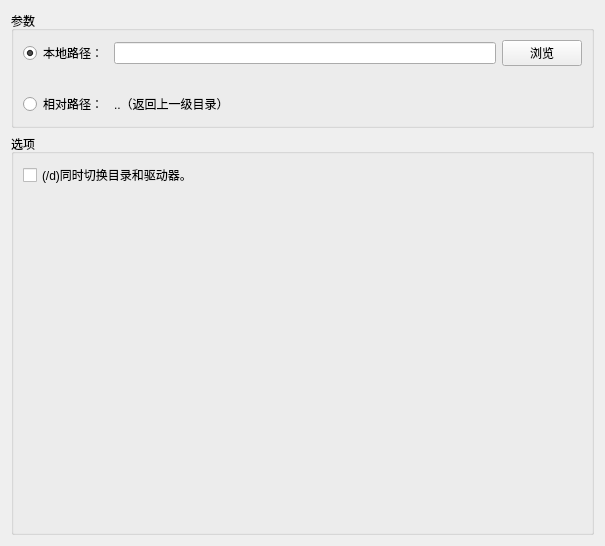
<?xml version="1.0" encoding="UTF-8"?>
<ui version="4.0">
 <class>CdCmdEditor</class>
 <widget class="QWidget" name="CdCmdEditor">
  <property name="geometry">
   <rect>
    <x>0</x>
    <y>0</y>
    <width>605</width>
    <height>546</height>
   </rect>
  </property>
  <property name="windowTitle">
   <string>Form</string>
  </property>
  <layout class="QVBoxLayout" name="verticalLayout">
   <item>
    <widget class="QGroupBox" name="groupBox">
     <property name="title">
      <string>参数</string>
     </property>
     <layout class="QVBoxLayout" name="verticalLayout_2">
      <item>
       <layout class="QGridLayout" name="gridLayout">
        <item row="2" column="1">
         <widget class="QWidget" name="widget_relativePath" native="true">
          <property name="enabled">
           <bool>true</bool>
          </property>
          <layout class="QVBoxLayout" name="verticalLayout_4">
           <property name="leftMargin">
            <number>0</number>
           </property>
           <property name="topMargin">
            <number>0</number>
           </property>
           <property name="rightMargin">
            <number>0</number>
           </property>
           <property name="bottomMargin">
            <number>0</number>
           </property>
           <item>
            <widget class="QLabel" name="label">
             <property name="enabled">
              <bool>true</bool>
             </property>
             <property name="text">
              <string>..（返回上一级目录）</string>
             </property>
            </widget>
           </item>
          </layout>
         </widget>
        </item>
        <item row="2" column="0">
         <widget class="QRadioButton" name="rbtn_relativePath">
          <property name="text">
           <string>相对路径：</string>
          </property>
         </widget>
        </item>
        <item row="0" column="0">
         <widget class="QRadioButton" name="rbtn_localDirpath">
          <property name="text">
           <string>本地路径：</string>
          </property>
          <property name="checked">
           <bool>true</bool>
          </property>
         </widget>
        </item>
        <item row="0" column="1">
         <widget class="QWidget" name="widget_localDirpath" native="true">
          <layout class="QVBoxLayout" name="verticalLayout_5">
           <property name="leftMargin">
            <number>0</number>
           </property>
           <property name="topMargin">
            <number>0</number>
           </property>
           <property name="rightMargin">
            <number>0</number>
           </property>
           <property name="bottomMargin">
            <number>0</number>
           </property>
           <item>
            <layout class="QHBoxLayout" name="horizontalLayout_2">
             <property name="topMargin">
              <number>0</number>
             </property>
             <item>
              <widget class="QLineEdit" name="lineEdit_localDirfilepath"/>
             </item>
             <item>
              <widget class="QPushButton" name="pushButton_selectpath">
               <property name="text">
                <string>浏览</string>
               </property>
              </widget>
             </item>
            </layout>
           </item>
          </layout>
         </widget>
        </item>
        <item row="1" column="1">
         <widget class="QLabel" name="label_warning">
          <property name="styleSheet">
           <string notr="true">color:red;</string>
          </property>
          <property name="text">
           <string/>
          </property>
         </widget>
        </item>
       </layout>
      </item>
     </layout>
    </widget>
   </item>
   <item>
    <widget class="QGroupBox" name="groupBox_2">
     <property name="title">
      <string>选项</string>
     </property>
     <layout class="QVBoxLayout" name="verticalLayout_3">
      <item>
       <layout class="QGridLayout" name="gridLayout_2">
        <item row="0" column="0">
         <widget class="QCheckBox" name="checkBox_option_d">
          <property name="toolTip">
           <string>/d</string>
          </property>
          <property name="text">
           <string>(/d)同时切换目录和驱动器。</string>
          </property>
         </widget>
        </item>
       </layout>
      </item>
      <item>
       <spacer name="verticalSpacer">
        <property name="orientation">
         <enum>Qt::Vertical</enum>
        </property>
        <property name="sizeHint" stdset="0">
         <size>
          <width>20</width>
          <height>40</height>
         </size>
        </property>
       </spacer>
      </item>
     </layout>
    </widget>
   </item>
  </layout>
 </widget>
 <resources/>
 <connections/>
</ui>
